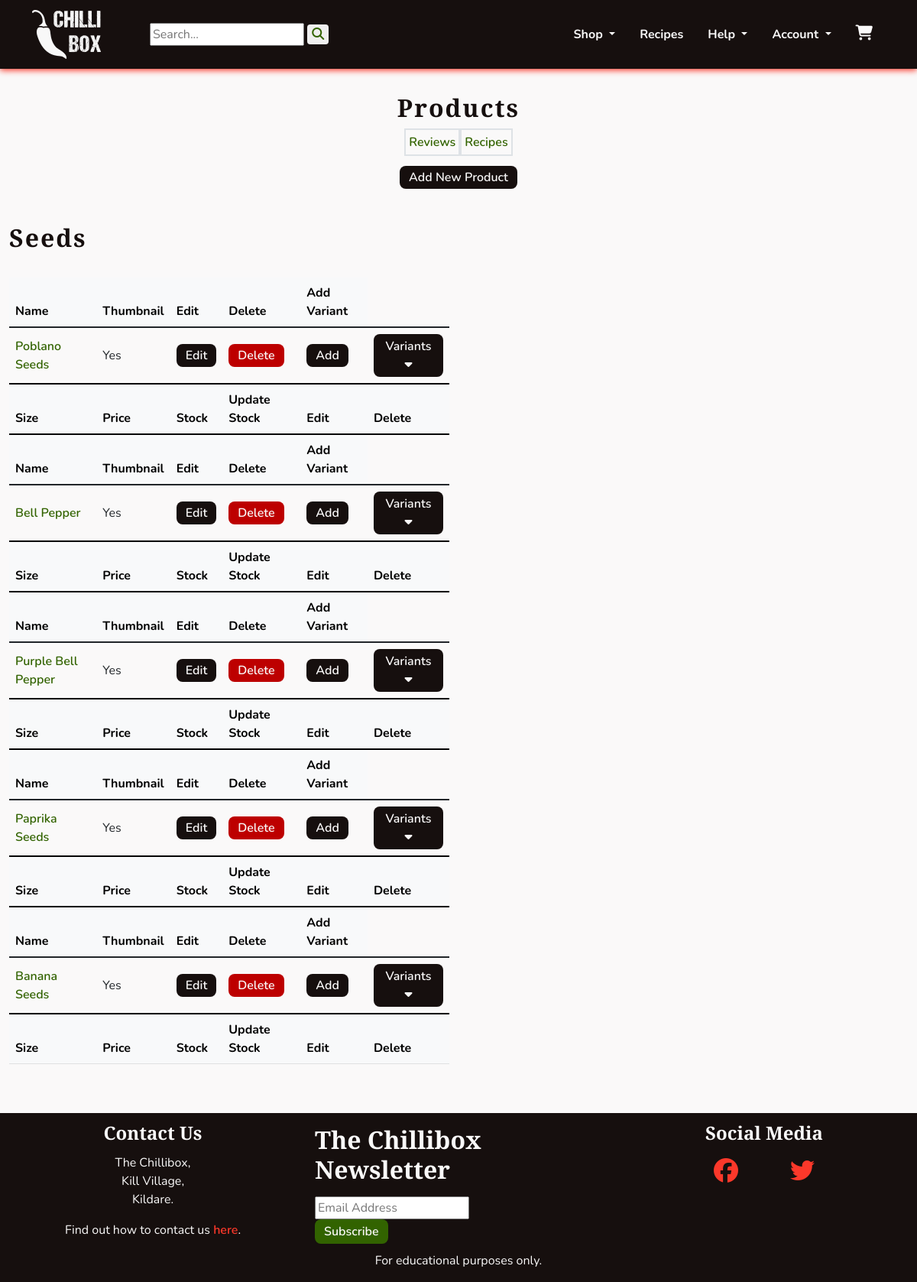
The page /management/ (signed in) on the database its author committed.
### products/models.py (models this page shows, shortened)
class Category(models.Model):
    name = models.CharField(max_length=255)
    slug = models.SlugField()
    class Meta:
        ordering = ('name',)
        verbose_name_plural = 'Categories'
    def __str__(self):
        return self.name

class Product(models.Model):
    category = models.ForeignKey(Category, on_delete=models.SET_NULL,
                                 null=True, blank=True, related_name='product')
    subcategory = models.CharField(max_length=8, choices=SUBCATEGORIES,
                                   blank=True)
    name = models.CharField(max_length=255)
    slug = models.SlugField()
    description = models.TextField(null=True, blank=True,
                                   help_text='Include a description for the \
                                   product\'s page.')
    excerpt = models.TextField(null=True, blank=True, help_text='Include a \
                               brief summary of the product.')
    ingredients = models.CharField(max_length=140, null=True, blank=True,
                                   help_text='For sauces, please include the \
                                   ingredients.')
    growth_time = models.CharField(max_length=140, null=True, blank=True,
                                   help_text='For seeds, please include the \
                                   growth time to maturity.')
    heat_level = models.CharField(max_length=140, null=True, blank=True,
                                  help_text='In scovilles or more generally \
                                  (eg \'hot\') where appropriate.')
    box_contents = models.ManyToManyField('self', blank=True, help_text='Add \
                                          products for seed and sauce boxes.')
    image = models.ImageField(upload_to='uploads/', null=True, blank=True)
    thumbnail = models.ImageField(upload_to='uploads/', null=True, blank=True,
                                  help_text='If not added, will be \
                                  auto-generated from image.')
    added_on = models.DateField(auto_now_add=True)
    class Meta:
        ordering = ('name',)
        get_latest_by = ('added_on',)

### management/views.py (the view)
# urls.py: path('', views.ProductDashboard.as_view(), name='dashboard'),
class ProductDashboard(StaffRequiredMixin, View):
    def get(self, request):
        products = Product.objects.all().order_by('category')
        template_name = 'management/dashboard.html'
        context = {
            'products': products,
        }
        return render(request, template_name, context)

### management/mixins.py (called while the page is built)
    def test_func(self):
        return self.request.user.is_staff

### management/templates/management/dashboard.html (shortened to what this page needs)
{% extends 'base.html' %}
{% load static %}
{% block content %}
<section class="row">
    <div class="text-center">
        <h1 class="headings mb-2">Products</h1>
        <div class="d-flex flex-row justify-content-center">
            <div class="border border-2 p-1">
                <a class="chilli-link" href="{% url 'management:user_reviews' %}">Reviews</a>
            </div>
            <div class="border border-2 p-1">
                <a class="chilli-link" href="{% url 'management:recipes' %}">Recipes</a>
            </div>
        </div>
    </div>
    <div class="text-center my-3">
        <div>
            <a class="chilli-btn" href="{% url 'management:add_product' %}">Add New Product</a>
        </div>
    </div>
    {% regroup products by category as products_by_category %}
    {% for category in products_by_category %}
    <div class="col-12 col-lg-6">
        <h2 class="headings">{{ category.grouper}}</h2>
        <table class="table table-hover">
            {% for product in category.list %}
                <thead class="table-light">
                    <tr>
                        <th>Name</th>
                        <th>Thumbnail</th>
                        <th>Edit</th>
                        <th>Delete</th>
                        <th>Add Variant</th>
                    </tr>
                </thead>
                <tbody>
                    <tr>
                        <td class="align-middle"><a class="chilli-link" href="{% url 'products:product' product.slug %}">
                            {{ product.name }}</a></td>
                        <td class="align-middle">{% if product.thumbnail %}Yes{% else %}No{% endif %}</td>
                        <td class="align-middle">
                            <a class="chilli-btn" href="{% url 'management:edit_product' product.id %}">Edit</a>
                        </td>
                        <td class="align-middle">
                            <a class="chilli-btn chilli-dngr"
                                href="{% url 'management:delete_product' product.id %}">Delete</a>
                        </td>
                        <td class="align-middle">
                            <a class="chilli-btn" href="{% url 'management:add_variant' product.slug %}">Add</a>
                        </td>
                        <td class="align-middle">
                            <button class="chilli-btn" role="button" data-bs-toggle="collapse" data-bs-target="#collapse-{{ product.id }}"
                                aria-expanded="false" aria-controls="collapse-{{ product.id }}">
                                Variants
                                <i class="fa-solid fa-caret-down"></i>
                            </button>
                        </td>
                    </tr>
                        <thead class="table-light">
                            <tr>
                                <th>Size</th>
                                <th>Price</th>
                                <th>Stock</th>
                                <th>Update Stock</th>
                                <th>Edit</th>
                                <th>Delete</th>
                            </tr>
                        </thead>
                {% endfor %}
            </tbody>
        </table>
    </div>
    {% endfor %}
</section>
{% endblock %}

### static/css/style.css (style rules this page uses)
:root { --site-white: #faf9f9; --site-black: #160f0e; --site-grey: #6b6363; --site-red: #fc382a; --site-dark-red:#bd0000; --site-green: #568729; --site-dark-green: #326300; --site-text-bg: rgba(49, 99, 0, 0.2); --site-car-bg: rgba(245, 241, 238, 0.61); }
html { height: 100%; }
section { max-width: 2550px; }
body { font-family: "Nunito", sans-serif; color: var(--site-black); font-size: 1rem; background: var(--site-white); }
h1, h2, h3, h4 { font-family: "Merriweather Sans", "Nunito", sans-serif; font-weight: 900; margin-top: 0.5em; margin-bottom: 0.5em; }
.headings { font-size: 2rem; letter-spacing: 2px; margin: 1em 0; }
button { border: none; }
a { text-decoration: none; }
.chilli-link { font-weight: 600; color: var(--site-dark-green); transition: all 0.2s linear; }
.chilli-btn { padding: 0.25em 0.75em; font-weight: 600; color: var(--site-white); background-color: var(--site-black); border-radius: 8px; transition: all 0.2s linear; }
.chilli-dngr { background-color: var(--site-dark-red); }

### rows shown on the page
Category: grouper "Seeds"
Product: name "Poblano Seeds", shows "Yes"
Product: name "Bell Pepper", shows "Yes"
Product: name "Purple Bell Pepper", shows "Yes"
Product: name "Paprika Seeds", shows "Yes"
Product: name "Banana Seeds", shows "Yes"
